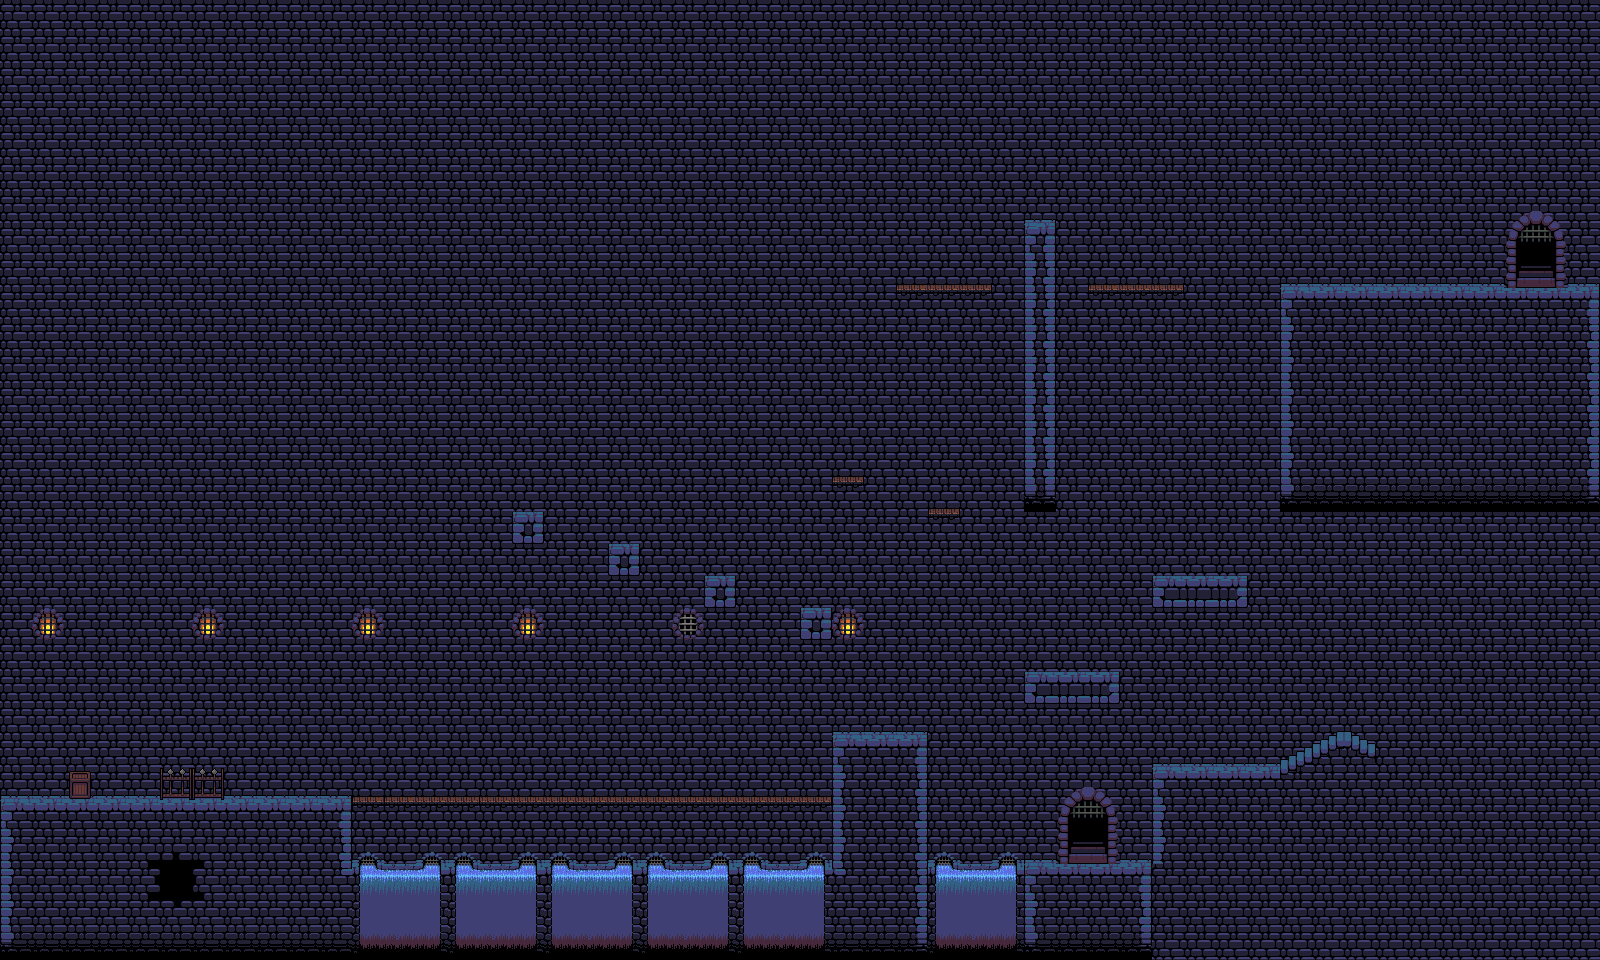

Tiled map render using the project's own tile images. Description and the map definition, with tile-layer contents summarised, below:
An orthogonal 50x30 tile map with 32x32 px tiles, 5 tile layers (Background, World, Lamps, Flooring, ...), 2 tilesets and 12 objects (6x coin, spawn, doorout, doorin, potion, ...).

<map version="1.2" tiledversion="1.2.2" orientation="orthogonal" renderorder="right-down" width="50" height="30" tilewidth="32" tileheight="32" infinite="0" nextlayerid="10" nextobjectid="26">
 <tileset firstgid="1" name="MapDetails" tilewidth="32" tileheight="32" tilecount="225" columns="15">
  <image source="tile_castle.png" width="480" height="480" />
  <tile id="0">
   <properties>
    <property name="collides" type="bool" value="false" />
   </properties>
  </tile>
  <tile id="1">
   <properties>
    <property name="collides" type="bool" value="false" />
   </properties>
  </tile>
  <tile id="2">
   <properties>
    <property name="collides" type="bool" value="false" />
   </properties>
  </tile>
  <tile id="3">
   <properties>
    <property name="collides" type="bool" value="false" />
   </properties>
  </tile>
  <tile id="4">
   <properties>
    <property name="collides" type="bool" value="true" />
   </properties>
  </tile>
  <tile id="5">
   <properties>
    <property name="collides" type="bool" value="true" />
   </properties>
  </tile>
  <tile id="6">
   <properties>
    <property name="collides" type="bool" value="true" />
   </properties>
  </tile>
  <tile id="15">
   <properties>
    <property name="collides" type="bool" value="true" />
   </properties>
  </tile>
  <tile id="16">
   <properties>
    <property name="collides" type="bool" value="true" />
   </properties>
  </tile>
  <tile id="17">
   <properties>
    <property name="collides" type="bool" value="true" />
   </properties>
  </tile>
  <tile id="18">
   <properties>
    <property name="collides" type="bool" value="true" />
   </properties>
  </tile>
  <tile id="19">
   <properties>
    <property name="collides" type="bool" value="true" />
   </properties>
  </tile>
  <tile id="20">
   <properties>
    <property name="collides" type="bool" value="true" />
   </properties>
  </tile>
  <tile id="21">
   <properties>
    <property name="collides" type="bool" value="true" />
   </properties>
  </tile>
  <tile id="30">
   <properties>
    <property name="collides" type="bool" value="true" />
   </properties>
  </tile>
  <tile id="32">
   <properties>
    <property name="collides" type="bool" value="false" />
   </properties>
  </tile>
  <tile id="33">
   <properties>
    <property name="collides" type="bool" value="true" />
   </properties>
  </tile>
  <tile id="34">
   <properties>
    <property name="collides" type="bool" value="true" />
   </properties>
  </tile>
  <tile id="45">
   <properties>
    <property name="collides" type="bool" value="true" />
   </properties>
  </tile>
  <tile id="47">
   <properties>
    <property name="collides" type="bool" value="false" />
   </properties>
  </tile>
  <tile id="48">
   <properties>
    <property name="collides" type="bool" value="true" />
   </properties>
  </tile>
  <tile id="195">
   <properties>
    <property name="collides" type="bool" value="true" />
   </properties>
  </tile>
  <tile id="196">
   <properties>
    <property name="collides" type="bool" value="true" />
   </properties>
  </tile>
  <tile id="197">
   <properties>
    <property name="collides" type="bool" value="true" />
   </properties>
  </tile>
  <tile id="198">
   <properties>
    <property name="collides" type="bool" value="true" />
   </properties>
  </tile>
  <tile id="210">
   <properties>
    <property name="collides" type="bool" value="true" />
   </properties>
  </tile>
  <tile id="211">
   <properties>
    <property name="collides" type="bool" value="true" />
   </properties>
  </tile>
  <tile id="212">
   <properties>
    <property name="collides" type="bool" value="true" />
   </properties>
  </tile>
  <tile id="213">
   <properties>
    <property name="collides" type="bool" value="true" />
   </properties>
  </tile>
 </tileset>
 <tileset firstgid="226" name="stolencoin" tilewidth="32" tileheight="32" tilecount="6" columns="6">
  <image source="stolencoin.png" width="192" height="32" />
 </tileset>
 <layer id="9" name="Background" width="50" height="30">
  <data>[1500 cells, 1500 non-empty, 1 distinct tile ids]</data>
 </layer>
 <layer id="1" name="World" width="50" height="30">
  <data>[1500 cells, 334 non-empty, 63 distinct tile ids]</data>
 </layer>
 <layer id="4" name="Lamps" width="50" height="30">
  <data>[1500 cells, 6 non-empty, 2 distinct tile ids]</data>
 </layer>
 <layer id="2" name="Flooring" width="50" height="30">
  <data>[1500 cells, 52 non-empty, 4 distinct tile ids]</data>
 </layer>
 <layer id="5" name="Props" width="50" height="30">
  <data>[1500 cells, 3 non-empty, 2 distinct tile ids]</data>
 </layer>
 <objectgroup id="6" name="Objects">
  <object id="3" name="spawn" gid="222" x="128" y="730" width="32" height="32" visible="0">
   <properties>
    <property name="type" value="spawn" />
   </properties>
  </object>
  <object id="5" name="coin" gid="226" x="418" y="767" width="32" height="32" />
  <object id="6" name="coin" gid="226" x="577" y="736" width="32" height="32" />
  <object id="7" name="coin" gid="226" x="737" y="733" width="32" height="32" />
  <object id="8" name="coin" gid="226" x="929" y="251" width="32" height="32" />
  <object id="9" name="coin" gid="226" x="1025" y="154" width="32" height="32" />
  <object id="10" name="coin" gid="226" x="1124" y="220" width="32" height="32" />
  <object id="14" name="doorout" x="1517" y="244" width="44" height="40">
   <ellipse />
  </object>
  <object id="18" name="doorin" gid="168" x="1072" y="854" width="32" height="32">
   <properties>
    <property name="nextMap" value="castle2.json" />
    <property name="nextMapName" value="Level 2" />
   </properties>
  </object>
  <object id="23" name="potion" x="877.333" y="688">
   <point />
  </object>
  <object id="24" name="slime" x="689" y="764">
   <point />
  </object>
  <object id="25" name="wizard" x="525.333" y="728">
   <point />
  </object>
 </objectgroup>
</map>
